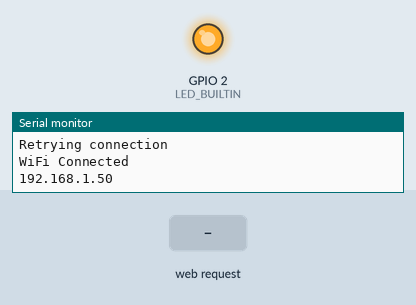
Recording of a sketch running on a simulated ESP8266 (NodeMCU). On the bench: output pins drawn as LEDs (lit = HIGH, except the on-board LED, lit = LOW), the last lines printed to the serial monitor. Inputs (shaded band) come from the test bench. WiFi joins after 1.5 s; servers stay silent unless stated.

Above: at 3.7 s.
3.8 s: HTTP request GET /LED=ON received
At 4.3 s:
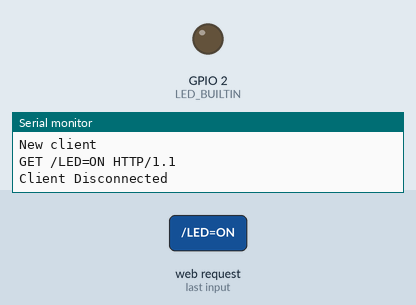
5.3 s: HTTP request GET /LED=OFF received
At 6.6 s:
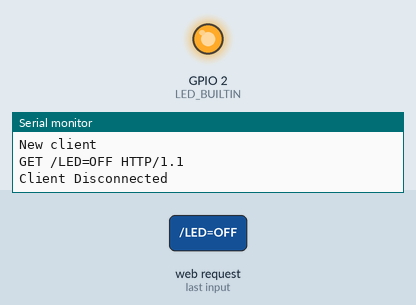
Timing chart, 0 to 8.3 s (numbered marks = the images above; inputs shaded):
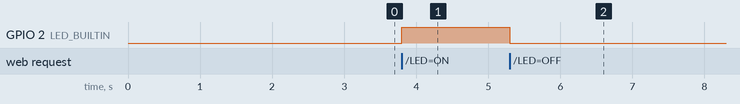

Measured:
- after the input at 3.8 s, GPIO 2 (LED_BUILTIN): LOW → HIGH at once
- after the input at 5.3 s, GPIO 2 (LED_BUILTIN): HIGH → LOW at once

The sketch:

sketch_jan20aghj.ino
```cpp
#include<ESP8266WiFi.h>

const char* ssid="vivo Y21";
const char* password="123456789";

WiFiServer server(80);
void setup() {

  pinMode(LED_BUILTIN,OUTPUT);
  Serial.begin(115200);
  delay(100);

  WiFi.begin(ssid,password);
  Serial.println("Connecting to-----");
  Serial.println(ssid);

  while(WiFi.status()  !=WL_CONNECTED)
  {
    delay(1200);
    Serial.println("Retrying connection");
  }

  Serial.println("");
  Serial.println("WiFi Connected");
  server.begin();
  Serial.println(WiFi.localIP());


  // put your setup code here, to run once:

}

void loop() {


  // put your main code here, to run repeatedly:
  WiFiClient client = server.available();
  if(!client)
  {
    return;
  }
  Serial.println("New client");
  while(!client.available())
  {
    delay(1);
  }
  String request=client.readStringUntil('\r');
  Serial.println(request);
  client.flush();
  int value= LOW;
  if(request.indexOf("/LED=ON")  !=-1){
    digitalWrite(LED_BUILTIN,HIGH);
    value=HIGH;
  }
  if(request.indexOf("/LED=OFF")  !=-1)
  {
    digitalWrite(LED_BUILTIN,LOW);
    value=LOW;
  }
  client.println("HTTP/1.1 200 OK");
  client.println("Content_Type:text/html");
  client.println("");
  client.println("<!DOCTYPE HTML>");
  client.println("<html>");
  if(value==HIGH)
  {
    client.print("Pin is On");
  }
  else
  {
    client.print("Pin is OFF");
  }
  client.println("<br><br>");
  client.println("<a href=\"/LED=ON\"\"><button>Turn ON</button></a>");
  client.println("<a href=\"/LED=OFF\"\"><button>Turn Off</button></a><br />");
  client.println("</html>");
  delay(1);
  Serial.println("Client Disconnected");


  }
```
